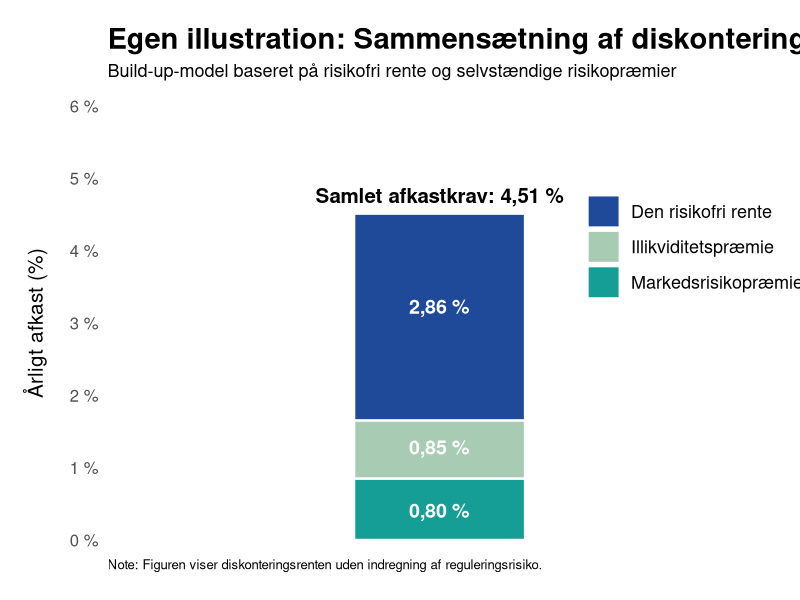
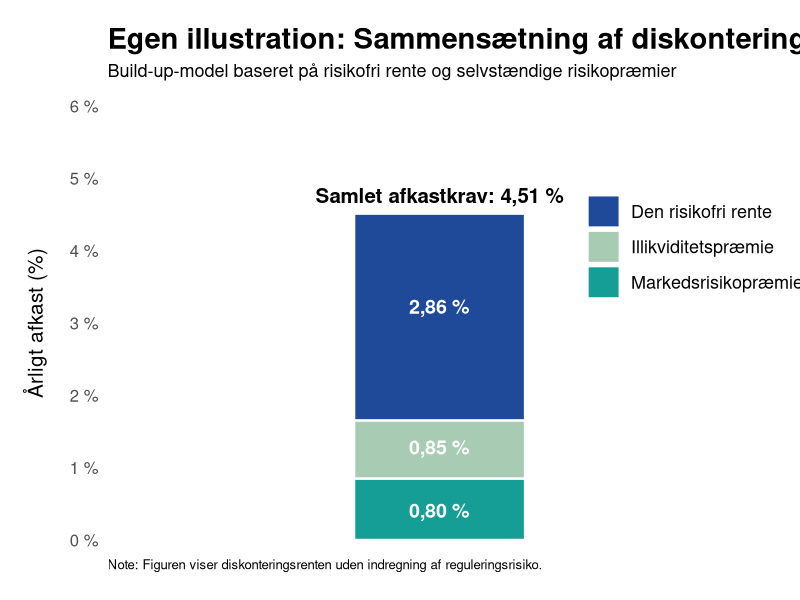

Write R code to recreate these figures, in order.
# Pakker
library(ggplot2)
library(dplyr)
library(scales)
library(tibble)
library(grid)

# -----------------------------
# 1. Data
# -----------------------------
df <- tibble(
  komponent = c(
    "Den risikofri rente",
    "Markedsrisikopræmie",
    "Illikviditetspræmie"
  ),
  vaerdi = c(2.86, 0.85, 0.80)
)

# -----------------------------
# 2. Rækkefølge i søjlen
# nederst -> øverst
# -----------------------------
df <- df %>%
  mutate(
    komponent = factor(
      komponent,
      levels = c(
        "Den risikofri rente",
        "Markedsrisikopræmie",
        "Illikviditetspræmie"
      )
    )
  ) %>%
  arrange(komponent)

# -----------------------------
# 3. Label-justeringer
# negative tal = ned
# positive tal = op
# -----------------------------
label_justeringer <- tibble(
  komponent = c(
    "Den risikofri rente",
    "Markedsrisikopræmie",
    "Illikviditetspræmie"
  ),
  justering = c(
    1.80,
    -2.00,
    -3.70
  )
)

# -----------------------------
# 4. Beregninger
# -----------------------------
df <- df %>%
  mutate(
    ymax = cumsum(vaerdi),
    ymin = lag(ymax, default = 0),
    ypos_base = (ymin + ymax) / 2
  ) %>%
  left_join(label_justeringer, by = "komponent") %>%
  mutate(
    justering = ifelse(is.na(justering), 0, justering),
    ypos = ypos_base + justering,
    label = paste0(number(vaerdi, accuracy = 0.01, decimal.mark = ","), " %")
  )

samlet_afkast <- sum(df$vaerdi)

# -----------------------------
# 5. Farver
# -----------------------------
farver <- c(
  "Den risikofri rente"     = "#1F4A9A",
  "Markedsrisikopræmie"     = "#159E95",
  "Illikviditetspræmie"     = "#A8CBB3"
)

# -----------------------------
# 6. Plot-indstillinger
# -----------------------------
x_pos <- 1.18

p <- ggplot(df, aes(x = x_pos, y = vaerdi, fill = komponent)) +
  geom_col(
    width = 0.26,
    colour = "white",
    linewidth = 0.8
  ) +
  geom_text(
    aes(y = ypos, label = label),
    colour = "white",
    fontface = "bold",
    size = 5
  ) +
  annotate(
    "text",
    x = x_pos,
    y = samlet_afkast + 0.25,
    label = paste0(
      "Samlet afkastkrav: ",
      number(samlet_afkast, accuracy = 0.01, decimal.mark = ","),
      " %"
    ),
    fontface = "bold",
    size = 5.2
  ) +
  scale_fill_manual(values = farver) +
  scale_y_continuous(
    limits = c(0, 6),
    breaks = seq(0, 6, by = 1),
    labels = function(x) paste0(number(x, accuracy = 1, decimal.mark = ","), " %"),
    expand = c(0, 0)
  ) +
  scale_x_continuous(
    limits = c(0.72, 1.62),
    breaks = NULL
  ) +
  labs(
    title = "Egen illustration: Sammensætning af diskonteringsrenten",
    subtitle = "Build-up-model baseret på risikofri rente og selvstændige risikopræmier",
    y = "Årligt afkast (%)",
    x = NULL,
    fill = NULL,
    caption = "Note: Figuren viser diskonteringsrenten uden indregning af reguleringsrisiko."
  ) +
  coord_cartesian(clip = "off") +
  theme_minimal(base_size = 14) +
  theme(
    plot.title = element_text(
      face = "bold",
      size = 21,
      hjust = 0,
      margin = margin(b = 6)
    ),
    plot.subtitle = element_text(
      size = 13,
      hjust = 0,
      margin = margin(b = 18)
    ),
    plot.caption = element_text(
      size = 9.5,
      hjust = 0,
      margin = margin(t = 14)
    ),
    axis.title.y = element_text(
      size = 15,
      margin = margin(r = 16)
    ),
    axis.text.y = element_text(size = 12, colour = "#4F4F4F"),
    axis.text.x = element_blank(),
    axis.ticks = element_blank(),
    panel.grid.major = element_blank(),
    panel.grid.minor = element_blank(),
    panel.background = element_rect(fill = "white", colour = NA),
    plot.background = element_rect(fill = "white", colour = NA),
    legend.position = c(0.72, 0.82),
    legend.justification = c(0, 1),
    legend.direction = "vertical",
    legend.text = element_text(size = 13),
    legend.key.size = unit(0.9, "cm"),
    legend.spacing.y = unit(0.15, "cm"),
    plot.margin = margin(20, 30, 20, 20)
  ) +
  guides(fill = guide_legend(ncol = 1, byrow = TRUE))

print(p)

# -----------------------------
# 7. Gem figur
# -----------------------------
ggsave(
  filename = "diskonteringsrente_uden_reguleringsrisiko.png",
  plot = p,
  width = 11,
  height = 8,
  dpi = 320,
  bg = "white"
)
